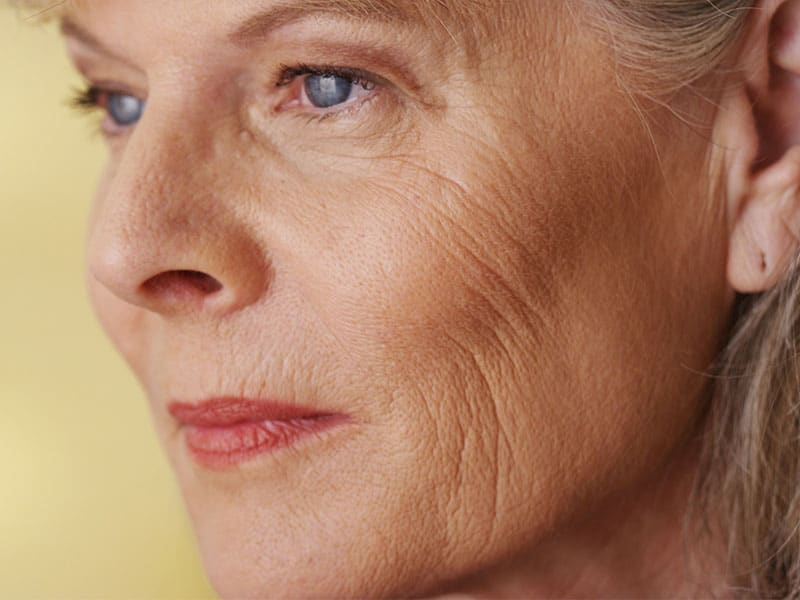
#> input picture wrinkles Detection/static-wrinkles-1 (1).jpg, 800 x 600 px
$ python -i 1.py   (imports and definitions only)
#> lines starting #> are read from the running program, lines starting #| are printed output that depends on the picture; after the words box and inside, x2 and y2 are one past the last pixel; in counts of white or black regions, pixels touching at a corner belong together
import cv2
import tkinter as tk
from tkinter import filedialog
from tkinter import messagebox
from PIL import Image, ImageTk

# Function to process the image and detect wrinkles
def detect_wrinkles():
    # Load the input image from the file selected by the user
    file_path = filedialog.askopenfilename()
#> the answer given: static-wrinkles-1 (1).jpg
    if file_path:
        img = cv2.imread(file_path)
#> img is the input picture: shape (600, 800, 3); mean B, G, R 99.1, 126.5, 171.6
        img = cv2.resize(img, (421, 612))
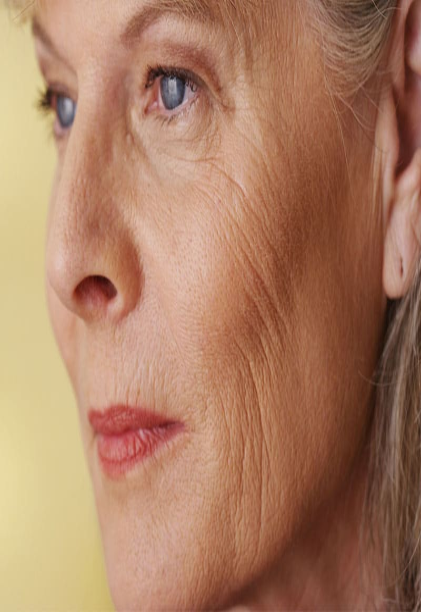
#> img: shape (612, 421, 3); mean B, G, R 99, 126.4, 171.4

        gray = cv2.cvtColor(img, cv2.COLOR_BGR2GRAY)
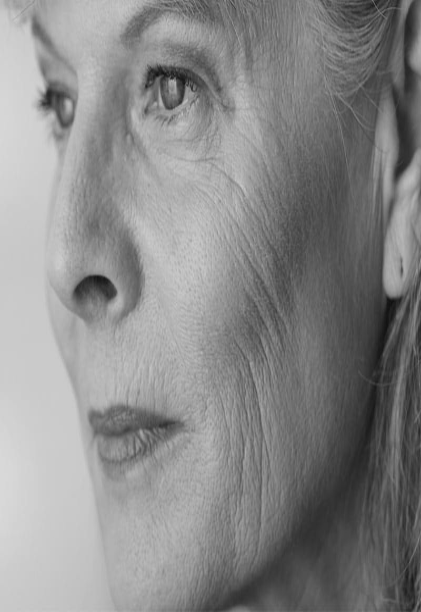
#> gray: shape (612, 421); min 16, max 217, mean 136.7
        blur = cv2.GaussianBlur(gray, (3, 3), 0)
        edges = cv2.Canny(blur, 10, 100)
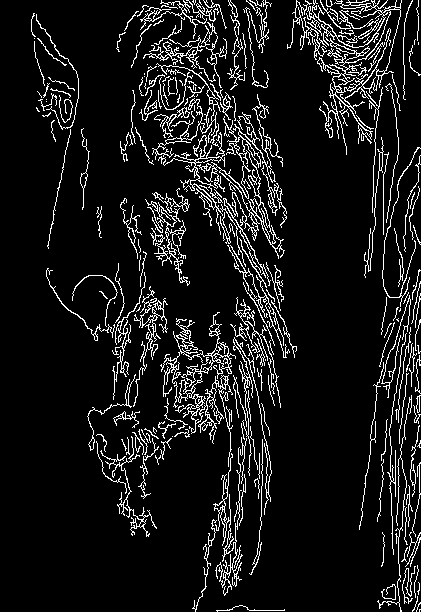
#> edges: shape (612, 421); 9.4% white in thin lines or dots
        ret, thresh = cv2.threshold(edges, 50, 255, cv2.THRESH_BINARY)
        contours, hierarchy = cv2.findContours(thresh, cv2.RETR_TREE, cv2.CHAIN_APPROX_SIMPLE)
#> contours = 429 contours, 328 with area under 20; largest, box (x1, y1, x2, y2) and area: (287, 0, 402, 155) 2980, (158, 94, 290, 358) 2490, (160, 312, 236, 467) 2072, (338, 9, 401, 93) 1522, (172, 351, 214, 399) 936

        wrinkle_count = 0
        for contour in contours:
            x, y, w, h = cv2.boundingRect(contour)
            if w > 10 and h > 5 and w < 50 and h < 20 and w / h > 2:
                cv2.rectangle(img, (x, y), (x + w, y + h), (0, 0, 255), 2)
                wrinkle_count += 1
#> this loop made 429 passes
#> (x, y, w, h) on passes 2 to 13: (216, 605, 69, 7), (416, 602, 5, 10), (412, 596, 6, 16), (381, 584, 15, 16), (417, 582, 3, 13), (402, 566, 14, 38), (414, 565, 5, 33), (401, 547, 7, 15), (405, 532, 16, 35), (381, 532, 4, 35), (192, 519, 25, 93), (208, 540, 4, 6)
#> (contour, x, y, w, h) on passes 1, 25, 38, 44: ([[419, 609], [419, 611], [419, 610], [420, 609]], 419, 609, 2, 3), ([[234, 575], [235, 574], [236, 575], [235, 576]], 234, 574, 3, 3), ([[143, 496], [144, 495], [145, 496], [144, 497]], 143, 495, 3, 3), ([[143, 516], [144, 515], [145, 516], [144, 517]], 143, 515, 3, 3)
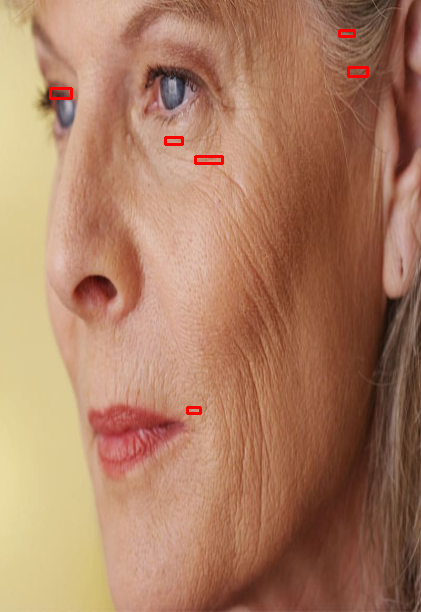
#> img: shape (612, 421, 3); 0.36% of pixels changed, all inside (x1, y1, x2, y2) = (49, 29, 369, 415)
#> after the loop, wrinkle_count = 6

        if wrinkle_count > 0:
#> (the run stopped early here; a loop or call above may not have finished)

$ run again, with wrinkles Detection/th (1).jpeg copied over wrinkles Detection/static-wrinkles-1 (1).jpg
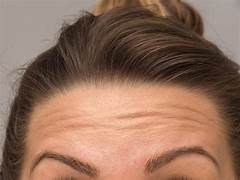
#> input picture wrinkles Detection/th (1).jpeg, 240 x 180 px
#> in detect_wrinkles, img is the input picture: shape (180, 240, 3); mean B, G, R 91.9, 110.9, 146.2
#> in detect_wrinkles, `edges = cv2.Canny(blur, 10, 100)`:
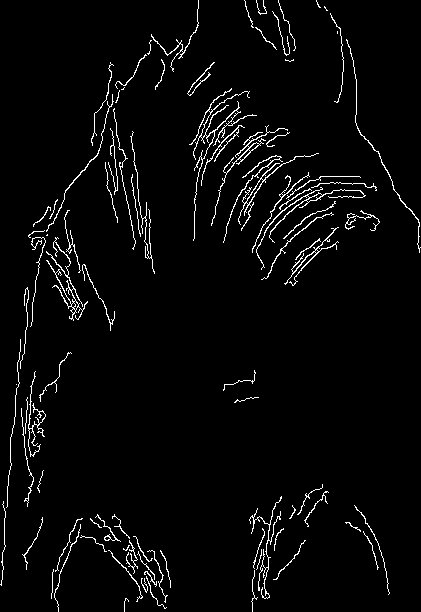
#> edges: shape (612, 421); 3.4% white in thin lines or dots
#> contours = 104 contours, 78 with area under 20; largest, box (x1, y1, x2, y2) and area: (238, 153, 319, 231) 158, (211, 125, 288, 226) 154, (46, 237, 88, 321) 146, (256, 187, 366, 270) 142, (189, 88, 257, 241) 128
#> the loop in detect_wrinkles, `for contour in contours:` made 104 passes
#> (x, y, w, h, wrinkle_count) on passes 38, 54: (234, 397, 25, 6, 1), (28, 230, 17, 8, 2)
#> after the loop in detect_wrinkles, `for contour in contours:`:
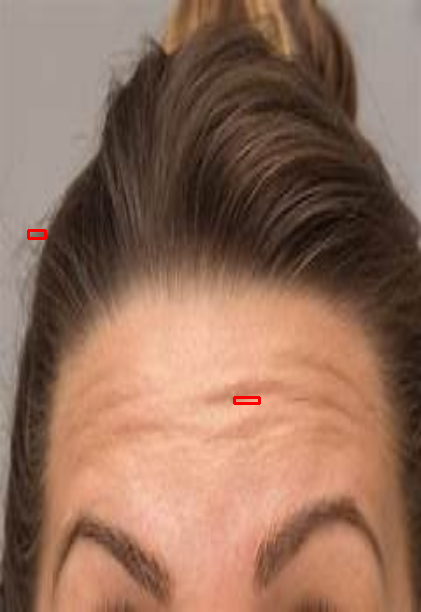
#> img: shape (612, 421, 3); mean B, G, R 91.6, 110.6, 146.1
#> after the loop in detect_wrinkles, `for contour in contours:`: wrinkle_count = 2

$ run again, with wrinkles Detection/th (3).jpeg copied over wrinkles Detection/static-wrinkles-1 (1).jpg
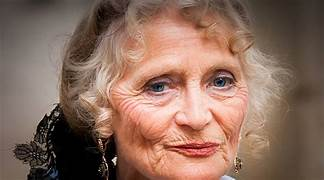
#> input picture wrinkles Detection/th (3).jpeg, 324 x 180 px
#> in detect_wrinkles, img is the input picture: shape (180, 324, 3); mean B, G, R 93.1, 108, 139.4
#> in detect_wrinkles, `edges = cv2.Canny(blur, 10, 100)`:
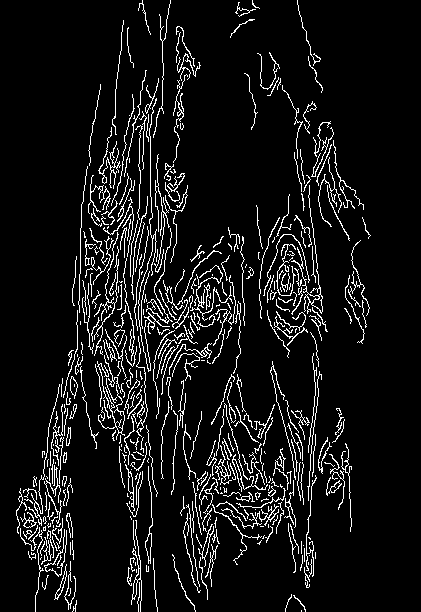
#> edges: shape (612, 421); 8.1% white in thin lines or dots, all inside (x1, y1, x2, y2) = (16, 0, 371, 612)
#> contours = 466 contours, 389 with area under 20; largest, box (x1, y1, x2, y2) and area: (291, 185, 323, 314) 186, (145, 466, 153, 564) 108, (131, 520, 142, 612) 106, (145, 533, 152, 561) 99, (198, 524, 214, 567) 96
#> the loop in detect_wrinkles, `for contour in contours:` made 466 passes
#> (x, y, w, h, wrinkle_count) on pass 312: (278, 297, 15, 6, 1)
#> after the loop in detect_wrinkles, `for contour in contours:`:
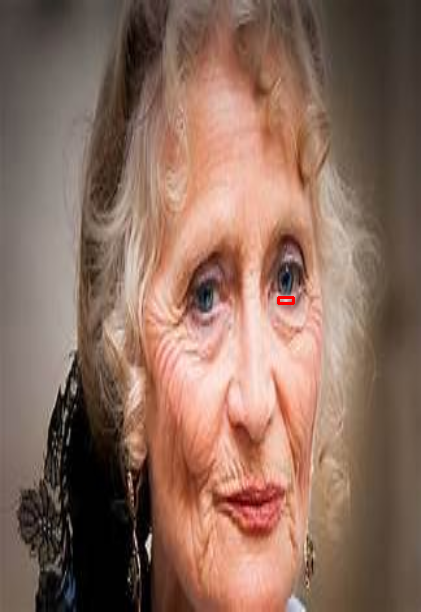
#> img: shape (612, 421, 3); mean B, G, R 93, 107.8, 139.3
#> after the loop in detect_wrinkles, `for contour in contours:`: wrinkle_count = 1
